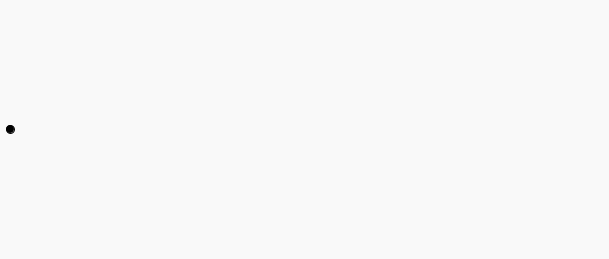
Frame 1 (no input)
Frame 60 (the mouse pressed at the canvas centre just before this capture): identical to frame 1, image omitted
Frame 120 (the mouse held since frame 60 and released just before this capture): identical to frame 1, image omitted

The Processing sketch that drew this single still picture (run headless with seeded random() and noise(); from frame 60 on, the mouse is pressed at the canvas centre):

// Processing sketch: sketch_260908a_disco
// ── sketch_260908a_disco.pde
Disco puck;

void setup () {
  size(609, 259);
  puck = new Disco ( 10, height/2, 10);
}

void draw () {
  background(249);
  puck.actualizar();
  puck.dibujar();
}

void mouseClicked () {
  puck.golpear();
}

// ── Disco.pde
class Disco {
  float x, y;
  float vx;
  float vi;
  float d;
  
  Disco (float x, float y, float vi) {
    this.x = x;
    this.y = y;
    this.vi = vi;
    vx = 0.0;
    d = 8;
  }
  
  void actualizar () {
    if (vx <= 0.0) {
      return ;
    }
    x = x + vx;
    vx = 0.98 * vx;
    print("Velocidad en x: " + str(vx));
  }
 
  void golpear () {
    vx = vi;
  }
  
  void dibujar () {
    fill(0);
    circle(x, y, d);
  } 
}
